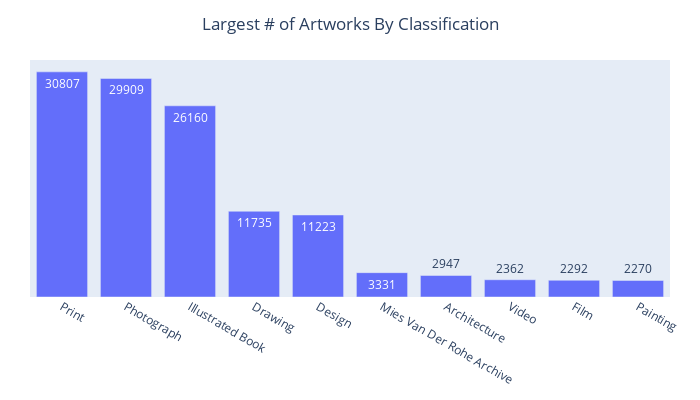

Here is the notebook cell this chart was saved with:
### Code cell
# frequency of artwork by classification type
top_classifications = moma['classification'].value_counts().rename_axis('classifications').reset_index(name='counts')
top_classifications = top_classifications[0:10]
top_classifications
prettifybar(top_classifications, 'classifications', 'counts', 'Largest # of Artworks By Classification')

### Figure 1 — Plotly figure (JSON) as saved in the notebook; plotly's stock layout.template omitted (floating-point values rounded to 4 significant figures)
{"data": [{"alignmentgroup": "True", "hovertemplate": "classifications=%{x}<br>counts=%{text}<extra></extra>", "legendgroup": "", "marker": {"color": "#636efa", "pattern": {"shape": ""}}, "name": "", "offsetgroup": "", "orientation": "v", "showlegend": false, "text": [30810.0, 29910.0, 26160.0, 11740.0, 11220.0, 3331.0, 2947.0, 2362.0, 2292.0, 2270.0], "textposition": "auto", "type": "bar", "x": ["Print", "Photograph", "Illustrated Book", "Drawing", "Design", "Mies Van Der Rohe Archive", "Architecture", "Video", "Film", "Painting"], "xaxis": "x", "y": [30807, 29909, 26160, 11735, 11223, 3331, 2947, 2362, 2292, 2270], "yaxis": "y"}], "layout": {"barmode": "relative", "height": 400, "legend": {"tracegroupgap": 0}, "margin": {"b": 30, "l": 30, "r": 30, "t": 60}, "title": {"text": "Largest # of Artworks By Classification", "x": 0.5}, "uniformtext": {"minsize": 8, "mode": "hide"}, "width": 700, "xaxis": {"anchor": "y", "domain": [0.0, 1.0], "title": {}}, "yaxis": {"anchor": "x", "domain": [0.0, 1.0], "showticklabels": false, "title": {}, "visible": false}}}
